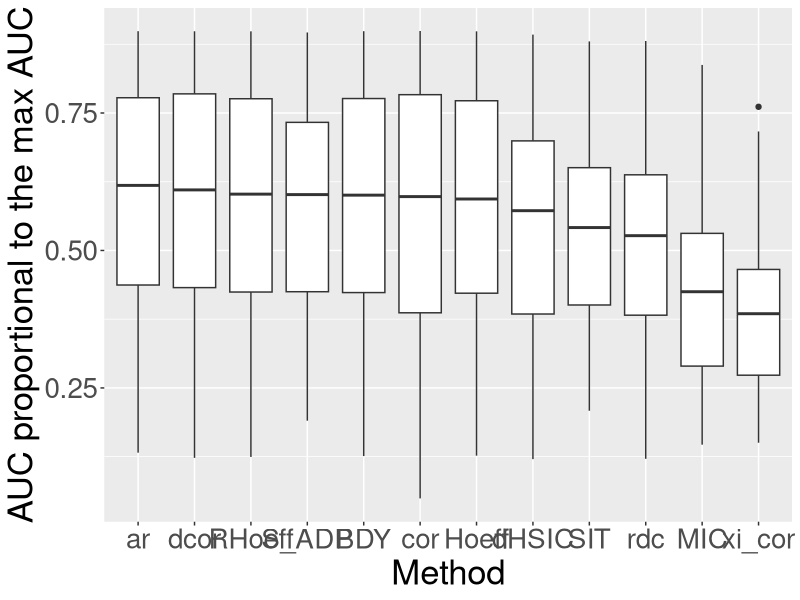
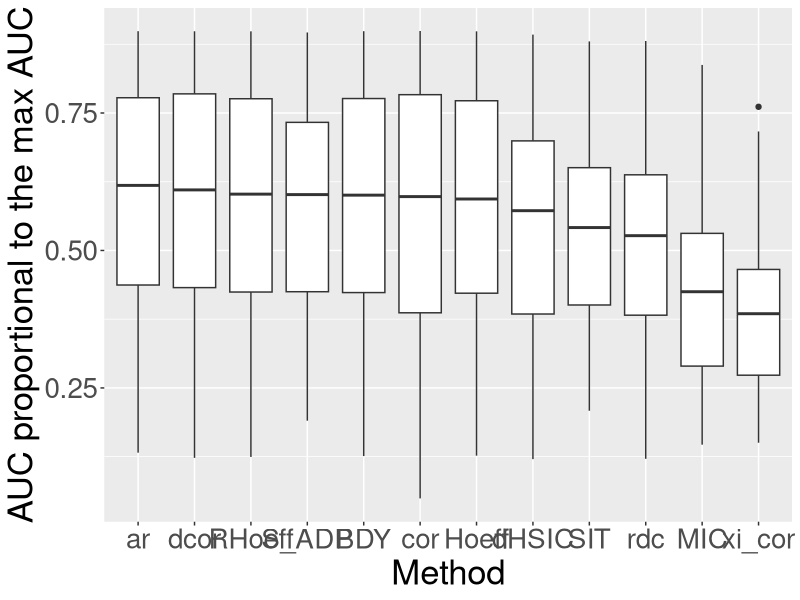
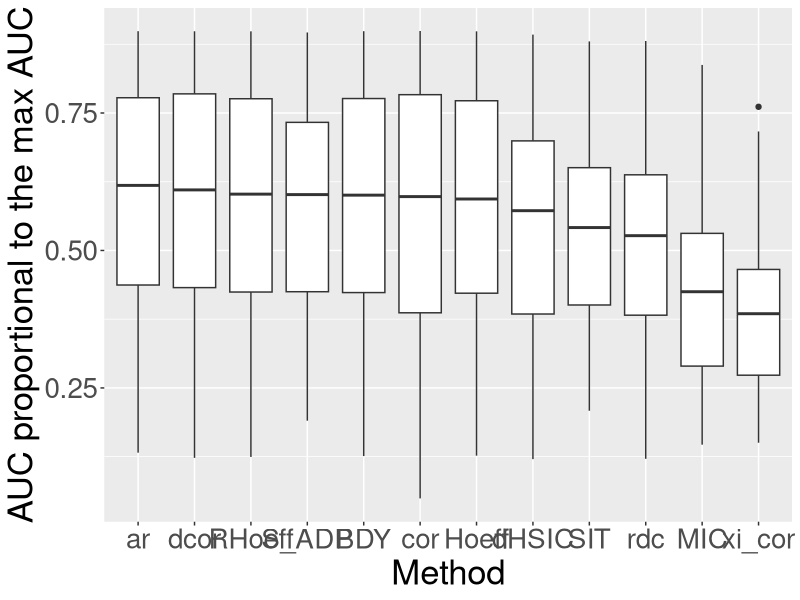

Write the R code that produced these figures, in order.

# 21.4.2023

library(dplyr)
library(pracma)
library(ggplot2)

Results = read.table("power_analysis_loess/power_results_loess.txt", header = T)

n_loess = unique(Results$n_loess)

method = unique(Results$method)

x = unique(Results$noise)

D = Results %>% group_by(n_loess, method) %>% summarise(AUC = pracma::trapz(x, power))

D = D %>% arrange(method)

D$AUC = D$AUC/10 # 10 is the theoretical max AUC. Thus AUC in D is a proportion of AUC of the max AUC

D_cor = D %>% filter(method == "cor")

D = D %>% group_by(method) %>% mutate(relative_AUC = AUC/D_cor$AUC) 

D = D %>% group_by(method) %>% mutate(sum_AUC = sum(AUC), mean_AUC = mean(AUC), sd_AUC = sd(AUC))

D2 = D %>% group_by(method) %>% summarise(sum_AUC = unique(sum_AUC), mean_AUC = unique(mean_AUC), sd_AUC = unique(sd_AUC))

D2 %>% arrange(desc(sum_AUC))

# The percentage of proportional AUC with respect to the method returning the max prop. AUC 

D2 %>% arrange(desc(sum_AUC)) %>% mutate(relative_AUC = sum_AUC/max(sum_AUC), CV = sd_AUC/mean_AUC)

AUC_boxplot = ggplot(data = D, 
                     mapping = aes(x = reorder(method, AUC, FUN = median, decreasing = TRUE), 
                                   y = AUC, group = method)) +
  geom_boxplot() +
  labs(x = "Method",
       y = "AUC proportional to the max AUC") +
  theme(text = element_text(size = 25))  

AUC_boxplot

ggsave(filename="power_analysis_loess/AUC_boxplot_loess.pdf", 
       plot = AUC_boxplot, 
       device = cairo_pdf, 
       width = 420, 
       height = 297, 
       units = "mm")

ggsave(filename="power_analysis_loess/AUC_boxplot_loess.png", 
       plot = AUC_boxplot, 
       device = png, 
       width = 420, 
       height = 297, 
       units = "mm",
       dpi = 700)
